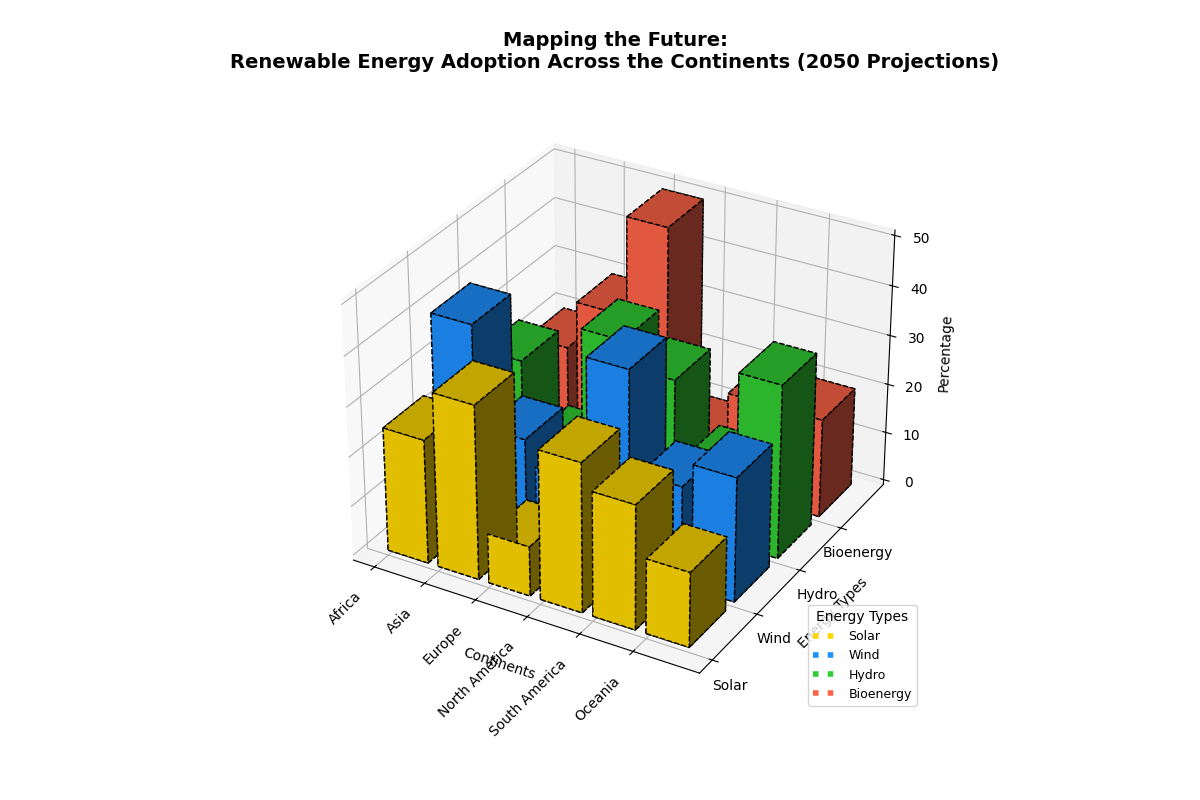

Source code (Python):
import numpy as np
import matplotlib.pyplot as plt
from mpl_toolkits.mplot3d import Axes3D

continents = ['Africa', 'Asia', 'Europe', 'North America', 'South America', 'Oceania']
energy_types = ['Solar', 'Wind', 'Hydro', 'Bioenergy']

energy_percentages = np.array([
    [25, 35, 10, 30], 
    [25, 15, 40, 20], 
    [15, 40, 20, 25],  
    [25, 10, 35, 30],  
    [15, 35, 20, 30],  
    [50, 10, 20, 20]   
])

fig = plt.figure(figsize=(12, 8))
ax = fig.add_subplot(111, projection='3d')

x_positions = np.arange(len(continents))
y_positions = np.arange(len(energy_types))
xpos, ypos = np.meshgrid(x_positions, y_positions)
xpos = xpos.flatten()
ypos = ypos.flatten()
zpos = np.zeros_like(xpos)

dz = energy_percentages.flatten()
dx = dy = 0.8
colors = ['#FFD700', '#1E90FF', '#32CD32', '#FF6347']

# Changed line styles and marker shapes
ax.bar3d(xpos, ypos, zpos, dx, dy, dz, color=np.repeat(colors, len(continents)), edgecolor='black', linestyle='dashed')

ax.set_xlabel('Continents')
ax.set_ylabel('Energy Types')
ax.set_zlabel('Percentage')
ax.set_title('Mapping the Future:\nRenewable Energy Adoption Across the Continents (2050 Projections)', 
             fontsize=14, fontweight='bold', pad=20)

ax.set_xticks(x_positions)
ax.set_xticklabels(continents, rotation=45, ha='right')
ax.set_yticks(y_positions)
ax.set_yticklabels(energy_types)

# Altered legend's position and style
legend_labels = ['Solar', 'Wind', 'Hydro', 'Bioenergy']
color_patches = [plt.Line2D([0], [0], color=color, linewidth=4, linestyle='dotted') for color in colors]
ax.legend(color_patches, legend_labels, loc='lower right', title="Energy Types", fontsize=9)

# Adding gridlines
ax.grid(True, linestyle='--', linewidth=0.7)

plt.tight_layout()
plt.show()
